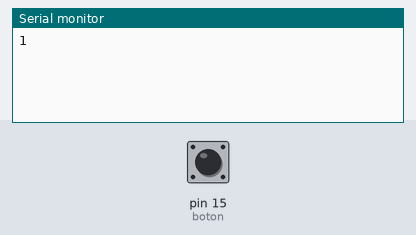
A sketch run on a simulated Arduino Uno, built with avr-gcc and run on an emulated ATmega328P. Parts: the last lines printed to the serial monitor. Inputs (shaded band) come from the test bench; at power-on: pin 15 (boton) HIGH.

Above: at 1.2 s.
1.3 s: pin 15 (boton) pulled LOW for 0.15 s
At 2.6 s:
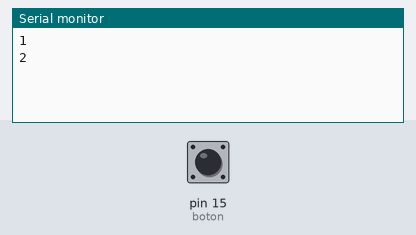
2.9 s: pin 15 (boton) pulled LOW for 1 s
At 5.1 s:
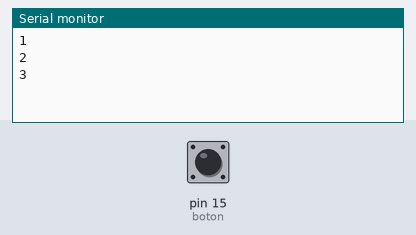
5.4 s: pin 15 (boton) pulled LOW for 0.15 s
At 5.9 s:
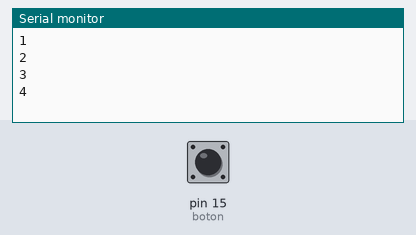
Timing chart, 0 to 8.4 s (numbered marks = the images above; inputs shaded):
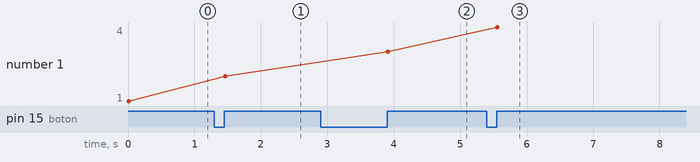

The sketch:

Antirebote.ino
```cpp
/* Practica 6 - Función antirebote
 Funcion antirebote para leer correctamente
 el estado del boton */

const int boton = 15; // boton conectado al pin 4
const int tiempoAntirebote = 10;

int cuenta = 0; //Guarda el numero de veces que el boton ha sido presionado
int estadoBoton;
int estadoBotonAnterior;

/*Función antirebote*/
boolean antirebote(int pin)
{
    int contador = 0;
    boolean estado;         // guarda el estado del boton
    boolean estadoAnterior; // guarda el ultimo estado del boton

    do
    {
        estado = digitalRead(pin);
        if (estado != estadoAnterior)
        {                 // comparamos el estado actual
            contador = 0; // reiniciamos el contador
            estadoAnterior = estado;
        }
        else
        {
            contador = contador + 1; // aumentamos el contador en 1
        }
        delay(1);
    } while (contador < tiempoAntirebote);
    return estado;
}

void setup()
{
    Serial.begin(9600);    //Iniciamos la comunicacion serial
    pinMode(boton, INPUT); //declaramos el boton como entrada
}

void loop()
{
    estadoBoton = digitalRead(boton); //leemos el estado del boton
    if (estadoBoton != estadoBotonAnterior)
    { //si hay cambio con respeto al estado
        if (antirebote(boton))
        {             //checamos  si esta preionado y si lo esta
            cuenta++; //aumentamos la cuenta
            Serial.println(cuenta);
        }
    }
    estadoBotonAnterior = estadoBoton; // guardamos el estado del boton
}
```

Measured:
- after the input at 1.3 s, the serial monitor: prints a new line after 0.16 s (image 1)
- after the input at 2.9 s, the serial monitor: prints a new line after 1.0 s (image 2)
- after the input at 5.4 s, the serial monitor: prints a new line after 0.16 s (image 3)
- plotted number 1: 1 → 2 after the input at 1.3 s, 2 → 3 after the input at 2.9 s, 3 → 4 after the input at 5.4 s
